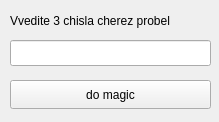
<?xml version="1.0" encoding="UTF-8"?>
<ui version="4.0">
 <class>Task1</class>
 <widget class="QMainWindow" name="Task1">
  <property name="geometry">
   <rect>
    <x>0</x>
    <y>0</y>
    <width>219</width>
    <height>122</height>
   </rect>
  </property>
  <property name="windowTitle">
   <string>MainWindow</string>
  </property>
  <widget class="QWidget" name="centralwidget">
   <widget class="QLineEdit" name="numsLineEdit">
    <property name="geometry">
     <rect>
      <x>10</x>
      <y>40</y>
      <width>201</width>
      <height>26</height>
     </rect>
    </property>
   </widget>
   <widget class="QLabel" name="label">
    <property name="geometry">
     <rect>
      <x>10</x>
      <y>10</y>
      <width>211</width>
      <height>21</height>
     </rect>
    </property>
    <property name="text">
     <string>Vvedite 3 chisla cherez probel</string>
    </property>
   </widget>
   <widget class="QPushButton" name="pushButton">
    <property name="geometry">
     <rect>
      <x>10</x>
      <y>80</y>
      <width>201</width>
      <height>29</height>
     </rect>
    </property>
    <property name="text">
     <string>do magic</string>
    </property>
   </widget>
  </widget>
 </widget>
 <resources/>
 <connections/>
</ui>
